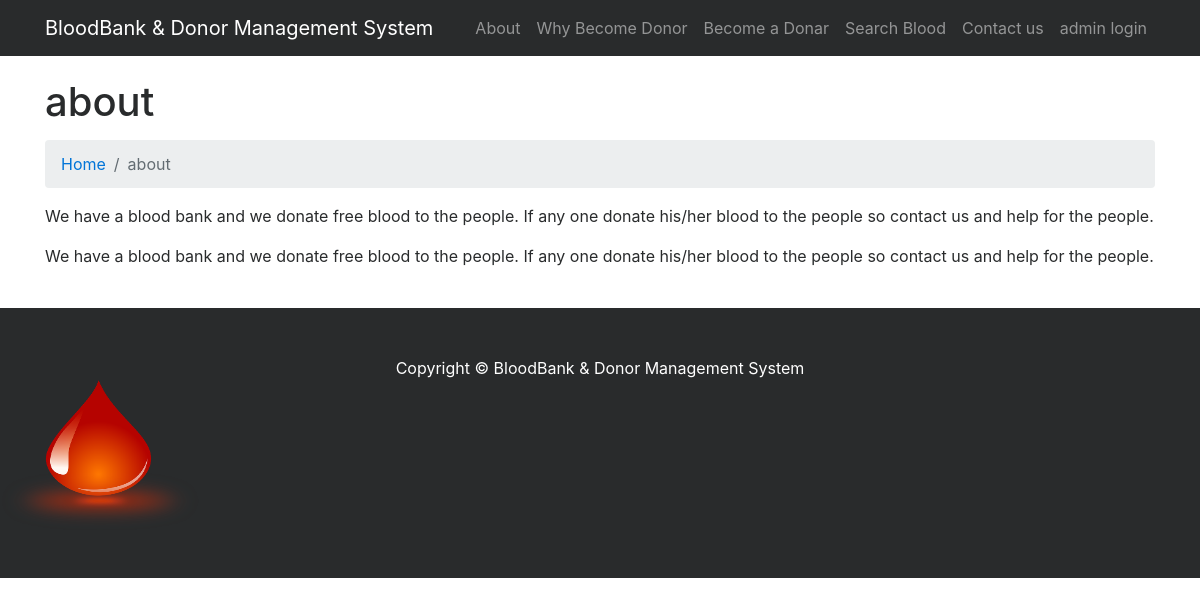
Screenshot of /page.php?type=aboutus with the database file from the repository.
### tables this page shows
CREATE TABLE `tblpages` (
  `id` int(11) NOT NULL,
  `type` varchar(50) NOT NULL,
  `detail` varchar(500) NOT NULL,
  `PageName` varchar(50) NOT NULL
);

### page.php (the view, shortened to what this page needs)
<?php
include('includes/config.php');
?>
<!DOCTYPE html>
<html lang="en">
<head>
    <link href="vendor/bootstrap/css/bootstrap.min.css" rel="stylesheet">
    <link href="vendor/font-awesome/css/font-awesome.min.css" rel="stylesheet" type="text/css">
    <link href="css/modern-business.css" rel="stylesheet">
</head>
<body>
<?php include('includes/header.php');?>
    <div class="container">
                    <?php
$pagetype=$_GET['type'];
$sql = "SELECT type,detail,PageName from tblpages where type=:pagetype";
$query = $dbh -> prepare($sql);
$query->bindParam(':pagetype',$pagetype,PDO::PARAM_STR);
$query->execute();
$results=$query->fetchAll(PDO::FETCH_OBJ);
if($query->rowCount() > 0)
{
foreach($results as $result)
{ ?>
        <h1 class="mt-4 mb-3"><?php   echo htmlentities($result->PageName); ?> </h1>
        <ol class="breadcrumb">
            <li class="breadcrumb-item">
                <a href="index.php">Home</a>
            </li>
            <li class="breadcrumb-item active"><?php   echo htmlentities($result->PageName); ?></li>
        </ol>
        <p><?php  echo $result->detail; ?> </p>
    </div>
    <?php } } ?>
   <?php include('includes/footer.php');?>
</body>
</html>

### css/modern-business.css (style rules this page uses)
body { padding-top: 54px; }
@media (min-width: 992px) { body { padding-top: 56px; } }

### rows the page displays
tblpages: PageName "about", detail "We have a blood bank and we donate free blood to the people. If any one donate his/her blood to the people so contact us and help for the people. We have a blood bank and we donate free blood to the people. If any one donate his/her blood to the people so contact us and help for the people."
